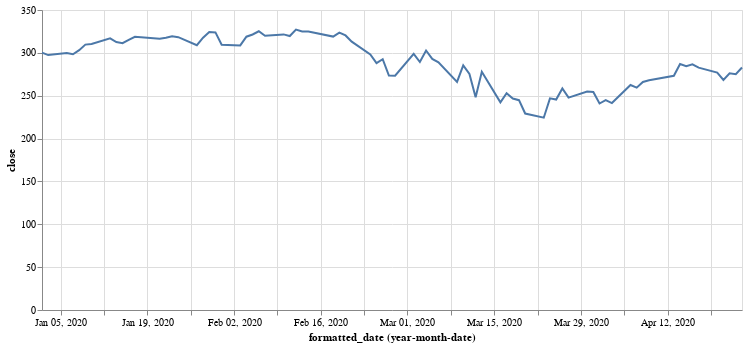

Notebook code cell kept with this figure:
### Code cell
show_a_symbol('AAPL')

### Figure 1 — Vega-Lite specification as saved in the notebook (floating-point values rounded to 4 significant figures)
{"config": {"view": {"continuousWidth": 400, "continuousHeight": 300}}, "data": {"name": "data-2e6de7cc152624f9d9160f8c7c8b411c"}, "mark": "line", "encoding": {"x": {"type": "temporal", "field": "formatted_date", "timeUnit": "yearmonthdate"}, "y": {"type": "quantitative", "field": "close"}}, "width": 700, "$schema": "https://vega.github.io/schema/vega-lite/v4.8.1.json", "datasets": {"data-2e6de7cc152624f9d9160f8c7c8b411c": [{"date": 1577975400, "high": 300.6, "low": 295.2, "open": 296.2, "close": 300.4, "volume": 33870100, "adjclose": 299.6, "formatted_date": "2020-01-02"}, {"date": 1578061800, "high": 300.6, "low": 296.5, "open": 297.1, "close": 297.4, "volume": 36580700, "adjclose": 296.7, "formatted_date": "2020-01-03"}, {"date": 1578321000, "high": 300.0, "low": 292.8, "open": 293.8, "close": 299.8, "volume": 29596800, "adjclose": 299.1, "formatted_date": "2020-01-06"}, {"date": 1578407400, "high": 300.9, "low": 297.5, "open": 299.8, "close": 298.4, "volume": 27218000, "adjclose": 297.7, "formatted_date": "2020-01-07"}, {"date": 1578493800, "high": 304.4, "low": 297.2, "open": 297.2, "close": 303.2, "volume": 33019800, "adjclose": 302.5, "formatted_date": "2020-01-08"}, {"date": 1578580200, "high": 310.4, "low": 306.2, "open": 307.2, "close": 309.6, "volume": 42527100, "adjclose": 308.9, "formatted_date": "2020-01-09"}, {"date": 1578666600, "high": 312.7, "low": 308.2, "open": 310.6, "close": 310.3, "volume": 35161200, "adjclose": 309.6, "formatted_date": "2020-01-10"}, {"date": 1578925800, "high": 317.1, "low": 311.1, "open": 311.6, "close": 317.0, "volume": 30383000, "adjclose": 316.2, "formatted_date": "2020-01-13"}, {"date": 1579012200, "high": 317.6, "low": 312.2, "open": 316.7, "close": 312.7, "volume": 40488600, "adjclose": 311.9, "formatted_date": "2020-01-14"}, {"date": 1579098600, "high": 315.5, "low": 309.5, "open": 311.9, "close": 311.3, "volume": 30480900, "adjclose": 310.6, "formatted_date": "2020-01-15"}, {"date": 1579185000, "high": 315.7, "low": 312.1, "open": 313.6, "close": 315.2, "volume": 27207300, "adjclose": 314.5, "formatted_date": "2020-01-16"}, {"date": 1579271400, "high": 318.7, "low": 315.0, "open": 316.3, "close": 318.7, "volume": 34454100, "adjclose": 318.0, "formatted_date": "2020-01-17"}, {"date": 1579617000, "high": 319.0, "low": 316.0, "open": 317.2, "close": 316.6, "volume": 27710800, "adjclose": 315.8, "formatted_date": "2020-01-21"}, {"date": 1579703400, "high": 320.0, "low": 317.3, "open": 318.6, "close": 317.7, "volume": 25458100, "adjclose": 316.9, "formatted_date": "2020-01-22"}, {"date": 1579789800, "high": 319.6, "low": 315.6, "open": 317.9, "close": 319.2, "volume": 26118000, "adjclose": 318.5, "formatted_date": "2020-01-23"}, {"date": 1579876200, "high": 323.3, "low": 317.5, "open": 320.2, "close": 318.3, "volume": 36634400, "adjclose": 317.6, "formatted_date": "2020-01-24"}, {"date": 1580135400, "high": 311.8, "low": 304.9, "open": 310.1, "close": 309.0, "volume": 40485000, "adjclose": 308.2, "formatted_date": "2020-01-27"}, {"date": 1580221800, "high": 318.4, "low": 312.2, "open": 312.6, "close": 317.7, "volume": 40558500, "adjclose": 316.9, "formatted_date": "2020-01-28"}, {"date": 1580308200, "high": 327.9, "low": 321.4, "open": 324.5, "close": 324.3, "volume": 54057300, "adjclose": 323.6, "formatted_date": "2020-01-29"}, {"date": 1580394600, "high": 324.1, "low": 318.8, "open": 320.5, "close": 323.9, "volume": 31685800, "adjclose": 323.1, "formatted_date": "2020-01-30"}, {"date": 1580481000, "high": 322.7, "low": 308.3, "open": 320.9, "close": 309.5, "volume": 49897100, "adjclose": 308.8, "formatted_date": "2020-01-31"}, {"date": 1580740200, "high": 313.5, "low": 302.2, "open": 304.3, "close": 308.7, "volume": 43496400, "adjclose": 307.9, "formatted_date": "2020-02-03"}, {"date": 1580826600, "high": 319.6, "low": 313.6, "open": 315.3, "close": 318.9, "volume": 34154100, "adjclose": 318.1, "formatted_date": "2020-02-04"}, {"date": 1580913000, "high": 324.8, "low": 319.0, "open": 323.5, "close": 321.5, "volume": 29706700, "adjclose": 320.7, "formatted_date": "2020-02-05"}, {"date": 1580999400, "high": 325.2, "low": 320.3, "open": 322.6, "close": 325.2, "volume": 26356400, "adjclose": 324.4, "formatted_date": "2020-02-06"}, {"date": 1581085800, "high": 323.4, "low": 318.0, "open": 322.4, "close": 320.0, "volume": 29421000, "adjclose": 320.0, "formatted_date": "2020-02-07"}, {"date": 1581345000, "high": 321.5, "low": 313.9, "open": 314.2, "close": 321.5, "volume": 27337200, "adjclose": 321.5, "formatted_date": "2020-02-10"}, {"date": 1581431400, "high": 323.9, "low": 318.7, "open": 323.6, "close": 319.6, "volume": 23580800, "adjclose": 319.6, "formatted_date": "2020-02-11"}, {"date": 1581517800, "high": 327.2, "low": 321.5, "open": 321.5, "close": 327.2, "volume": 28432600, "adjclose": 327.2, "formatted_date": "2020-02-12"}, {"date": 1581604200, "high": 326.2, "low": 323.4, "open": 324.2, "close": 324.9, "volume": 23686900, "adjclose": 324.9, "formatted_date": "2020-02-13"}, {"date": 1581690600, "high": 326.0, "low": 322.9, "open": 324.7, "close": 325.0, "volume": 20028400, "adjclose": 325.0, "formatted_date": "2020-02-14"}, {"date": 1582036200, "high": 319.8, "low": 314.6, "open": 315.4, "close": 319.0, "volume": 38132800, "adjclose": 319.0, "formatted_date": "2020-02-18"}, {"date": 1582122600, "high": 324.6, "low": 320.0, "open": 320.0, "close": 323.6, "volume": 23496000, "adjclose": 323.6, "formatted_date": "2020-02-19"}, {"date": 1582209000, "high": 324.6, "low": 318.2, "open": 322.6, "close": 320.3, "volume": 25141500, "adjclose": 320.3, "formatted_date": "2020-02-20"}, {"date": 1582295400, "high": 320.5, "low": 310.5, "open": 318.6, "close": 313.0, "volume": 32388500, "adjclose": 313.0, "formatted_date": "2020-02-21"}, {"date": 1582554600, "high": 304.2, "low": 289.2, "open": 297.3, "close": 298.2, "volume": 55548800, "adjclose": 298.2, "formatted_date": "2020-02-24"}, {"date": 1582641000, "high": 302.5, "low": 286.1, "open": 301.0, "close": 288.1, "volume": 57668400, "adjclose": 288.1, "formatted_date": "2020-02-25"}, {"date": 1582727400, "high": 297.9, "low": 286.5, "open": 286.5, "close": 292.6, "volume": 49513700, "adjclose": 292.6, "formatted_date": "2020-02-26"}, {"date": 1582813800, "high": 286.0, "low": 273.0, "open": 281.1, "close": 273.5, "volume": 80151400, "adjclose": 273.5, "formatted_date": "2020-02-27"}, {"date": 1582900200, "high": 278.4, "low": 256.4, "open": 257.3, "close": 273.4, "volume": 106721200, "adjclose": 273.4, "formatted_date": "2020-02-28"}, {"date": 1583159400, "high": 301.4, "low": 277.7, "open": 282.3, "close": 298.8, "volume": 85349300, "adjclose": 298.8, "formatted_date": "2020-03-02"}, {"date": 1583245800, "high": 304.0, "low": 285.8, "open": 303.7, "close": 289.3, "volume": 79868900, "adjclose": 289.3, "formatted_date": "2020-03-03"}, {"date": 1583332200, "high": 303.4, "low": 293.1, "open": 296.4, "close": 302.7, "volume": 54794600, "adjclose": 302.7, "formatted_date": "2020-03-04"}, {"date": 1583418600, "high": 299.5, "low": 291.4, "open": 295.5, "close": 292.9, "volume": 46893200, "adjclose": 292.9, "formatted_date": "2020-03-05"}, {"date": 1583505000, "high": 290.8, "low": 281.2, "open": 282.0, "close": 289.0, "volume": 56544200, "adjclose": 289.0, "formatted_date": "2020-03-06"}, {"date": 1583760600, "high": 278.1, "low": 263.0, "open": 263.8, "close": 266.2, "volume": 71686200, "adjclose": 266.2, "formatted_date": "2020-03-09"}, {"date": 1583847000, "high": 286.4, "low": 269.4, "open": 277.1, "close": 285.3, "volume": 71322500, "adjclose": 285.3, "formatted_date": "2020-03-10"}, {"date": 1583933400, "high": 281.2, "low": 271.9, "open": 277.4, "close": 275.4, "volume": 63899700, "adjclose": 275.4, "formatted_date": "2020-03-11"}, {"date": 1584019800, "high": 270.0, "low": 248.0, "open": 255.9, "close": 248.2, "volume": 104618500, "adjclose": 248.2, "formatted_date": "2020-03-12"}, {"date": 1584106200, "high": 279.9, "low": 252.9, "open": 264.9, "close": 278.0, "volume": 92683000, "adjclose": 278.0, "formatted_date": "2020-03-13"}, {"date": 1584365400, "high": 259.1, "low": 240.0, "open": 241.9, "close": 242.2, "volume": 80605900, "adjclose": 242.2, "formatted_date": "2020-03-16"}, {"date": 1584451800, "high": 257.6, "low": 238.4, "open": 247.5, "close": 252.9, "volume": 81014000, "adjclose": 252.9, "formatted_date": "2020-03-17"}, {"date": 1584538200, "high": 250.0, "low": 237.1, "open": 239.8, "close": 246.7, "volume": 75058400, "adjclose": 246.7, "formatted_date": "2020-03-18"}, {"date": 1584624600, "high": 252.8, "low": 242.6, "open": 247.4, "close": 244.8, "volume": 67964300, "adjclose": 244.8, "formatted_date": "2020-03-19"}, {"date": 1584711000, "high": 251.8, "low": 228.0, "open": 247.2, "close": 229.2, "volume": 100423300, "adjclose": 229.2, "formatted_date": "2020-03-20"}, {"date": 1584970200, "high": 228.5, "low": 212.6, "open": 228.1, "close": 224.4, "volume": 84188200, "adjclose": 224.4, "formatted_date": "2020-03-23"}, {"date": 1585056600, "high": 247.7, "low": 234.3, "open": 236.4, "close": 246.9, "volume": 71882800, "adjclose": 246.9, "formatted_date": "2020-03-24"}, {"date": 1585143000, "high": 258.2, "low": 244.3, "open": 250.8, "close": 245.5, "volume": 75900500, "adjclose": 245.5, "formatted_date": "2020-03-25"}, {"date": 1585229400, "high": 258.7, "low": 246.4, "open": 246.5, "close": 258.4, "volume": 63021800, "adjclose": 258.4, "formatted_date": "2020-03-26"}, {"date": 1585315800, "high": 255.9, "low": 247.1, "open": 252.8, "close": 247.7, "volume": 51054200, "adjclose": 247.7, "formatted_date": "2020-03-27"}, {"date": 1585575000, "high": 255.5, "low": 249.4, "open": 250.7, "close": 254.8, "volume": 41994100, "adjclose": 254.8, "formatted_date": "2020-03-30"}, {"date": 1585661400, "high": 262.5, "low": 252.0, "open": 255.6, "close": 254.3, "volume": 49250500, "adjclose": 254.3, "formatted_date": "2020-03-31"}, {"date": 1585747800, "high": 248.7, "low": 239.1, "open": 246.5, "close": 240.9, "volume": 44054600, "adjclose": 240.9, "formatted_date": "2020-04-01"}, {"date": 1585834200, "high": 245.1, "low": 236.9, "open": 240.3, "close": 244.9, "volume": 41483500, "adjclose": 244.9, "formatted_date": "2020-04-02"}, {"date": 1585920600, "high": 245.7, "low": 239.0, "open": 242.8, "close": 241.4, "volume": 32470000, "adjclose": 241.4, "formatted_date": "2020-04-03"}, {"date": 1586179800, "high": 263.1, "low": 249.4, "open": 250.9, "close": 262.5, "volume": 50455100, "adjclose": 262.5, "formatted_date": "2020-04-06"}, {"date": 1586266200, "high": 271.7, "low": 259.0, "open": 270.8, "close": 259.4, "volume": 50721800, "adjclose": 259.4, "formatted_date": "2020-04-07"}, {"date": 1586352600, "high": 267.4, "low": 261.2, "open": 262.7, "close": 266.1, "volume": 42223800, "adjclose": 266.1, "formatted_date": "2020-04-08"}, {"date": 1586439000, "high": 270.1, "low": 264.7, "open": 268.7, "close": 268.0, "volume": 40529100, "adjclose": 268.0, "formatted_date": "2020-04-09"}, {"date": 1586784600, "high": 273.7, "low": 265.8, "open": 268.3, "close": 273.2, "volume": 32755700, "adjclose": 273.2, "formatted_date": "2020-04-13"}, {"date": 1586871000, "high": 288.2, "low": 278.0, "open": 280.0, "close": 287.0, "volume": 48748700, "adjclose": 287.0, "formatted_date": "2020-04-14"}, {"date": 1586957400, "high": 286.3, "low": 280.6, "open": 282.4, "close": 284.4, "volume": 32788600, "adjclose": 284.4, "formatted_date": "2020-04-15"}, {"date": 1587043800, "high": 288.2, "low": 282.4, "open": 287.4, "close": 286.7, "volume": 39281300, "adjclose": 286.7, "formatted_date": "2020-04-16"}, {"date": 1587130200, "high": 287.0, "low": 276.9, "open": 284.7, "close": 282.8, "volume": 53812500, "adjclose": 282.8, "formatted_date": "2020-04-17"}, {"date": 1587389400, "high": 281.7, "low": 276.9, "open": 278.0, "close": 276.9, "volume": 32503800, "adjclose": 276.9, "formatted_date": "2020-04-20"}, {"date": 1587475800, "high": 277.2, "low": 265.4, "open": 276.3, "close": 268.4, "volume": 45247900, "adjclose": 268.4, "formatted_date": "2020-04-21"}, {"date": 1587562200, "high": 277.9, "low": 272.2, "open": 273.6, "close": 276.1, "volume": 29264300, "adjclose": 276.1, "formatted_date": "2020-04-22"}, {"date": 1587648600, "high": 281.8, "low": 274.9, "open": 275.9, "close": 275.0, "volume": 31203600, "adjclose": 275.0, "formatted_date": "2020-04-23"}, {"date": 1587735000, "high": 283.0, "low": 277.0, "open": 277.2, "close": 283.0, "volume": 31540300, "adjclose": 283.0, "formatted_date": "2020-04-24"}]}}
